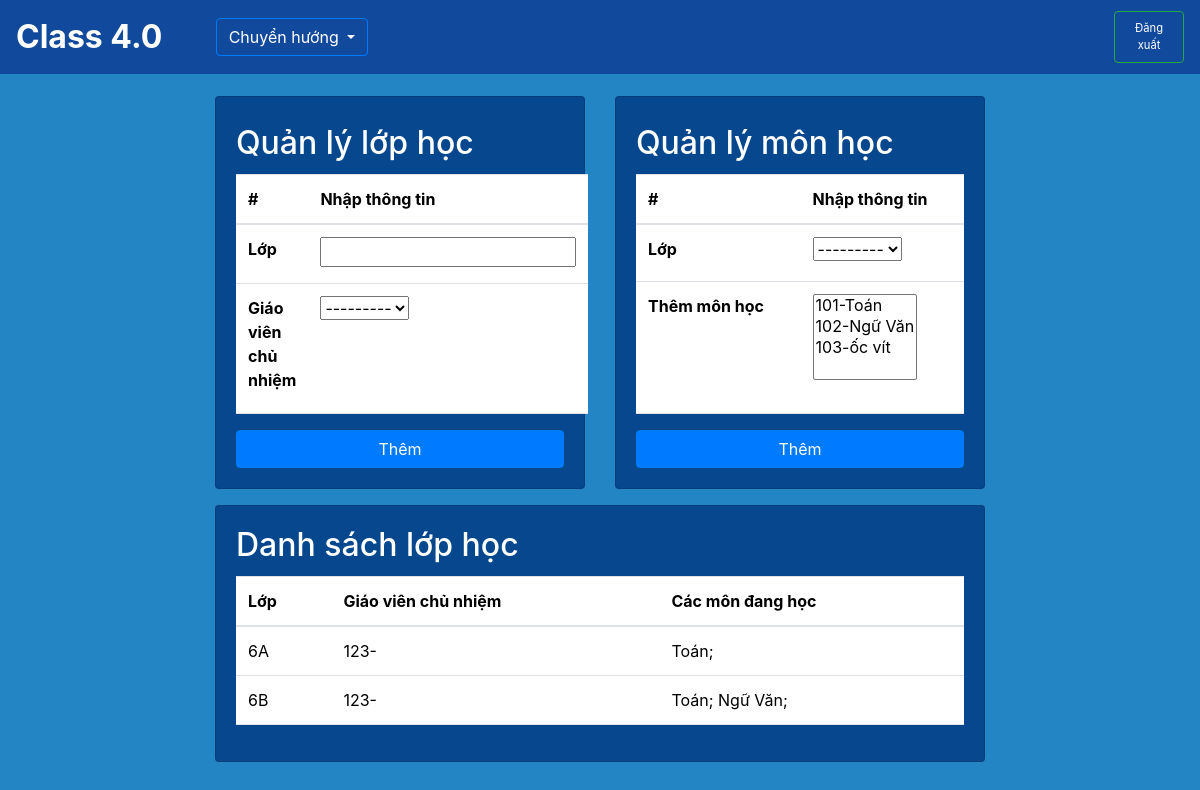
Page /school/classrooms/ on the earlier database version.
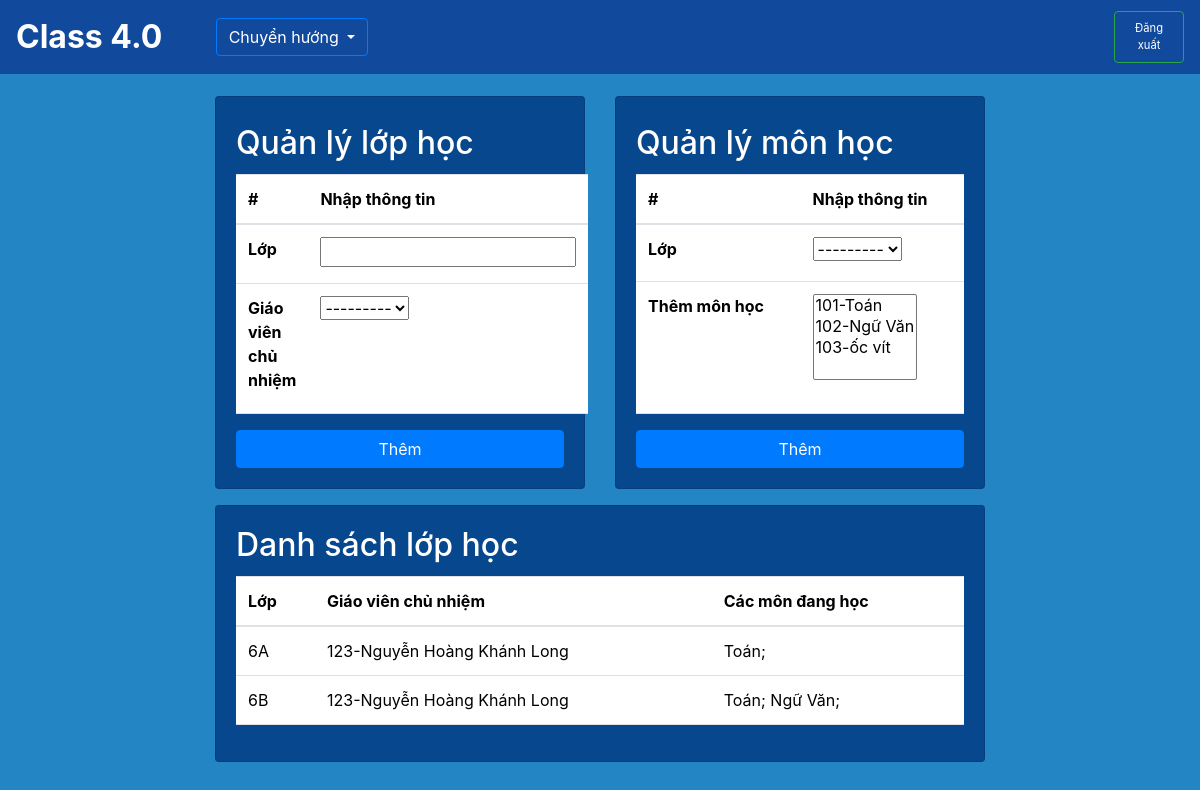
Same page on the later database version.
### SM/models.py (models this page shows)
class Classroom(models.Model):
    name = models.CharField(primary_key=True,max_length=10)
    manager = models.ForeignKey('app_User.Teacher', on_delete=models.CASCADE,related_name='classroom') # 1 lớp chỉ có 1 giáo viên và ngược lại
    def __str__(self):
        return self.name

### app_User/models.py (models this page shows, shortened)
class Teacher(AbstractBaseUser,PermissionsMixin):
    email = models.EmailField(blank = True, default="",unique=True)
    id = models.CharField(max_length=10, unique=True,primary_key=True)
    last_name = models.CharField(max_length = 100,blank =True, default="")
    first_name = models.CharField(max_length = 100,blank =True, default="")
    is_active = models.BooleanField(default=True)
    is_superuser = models.BooleanField(default=False)
    is_staff = models.BooleanField(default=False)
    date_joined = models.DateTimeField(default = timezone.now)
    last_login = models.DateTimeField(default = timezone.now)
    objects = TeacherManager()
    USERNAME_FIELD = 'email'
    EMAIL_FIELD = 'email'
    REQUIRED_FIELDS = ['id'] #id
    class Meta:
        verbose_name = 'Teacher_User'
        verbose_name_plural = 'Teacher_Users'
    def __str__(self):
        return self.id

### SM/views.py (the view)
# urls.py: path('classrooms/', views.add_and_set_classroom, name='smclassroom'),
def add_and_set_classroom(request):
    classrooms = Classroom.objects.all()
    if request.method == 'POST':
        form_Classroom = ClassroomForm(request.POST)
        form_Subject = ClassoomSubjectForm(request.POST)
        if form_Classroom.is_valid():
            action = request.POST.get('action')
            if action == 'addclassroom':
                form_Classroom.save()
                messages.success(request, 'Thêm lớp học thành công!')
                return HttpResponseRedirect(request.path_info)
        elif form_Subject.is_valid():
            action = request.POST.get('action')
            if action == 'setsubject':
                form_Subject.save()
                messages.success(request,'Thành Công')
                return HttpResponseRedirect(request.path_info)
    else:
        form_Classroom = ClassroomForm()
        form_Subject = ClassoomSubjectForm()
    context = {
        'classroom':classrooms,
        'classroomForm': form_Classroom,
        'subjectsForm':form_Subject
    }
    return render(request, 'classrooms.html',context)

### SM/forms.py
class ClassroomForm(forms.ModelForm):
    class Meta:
        model = Classroom
        fields = '__all__'

class ClassoomSubjectForm(forms.ModelForm):
    class Meta:
        model = ClassroomSubject
        fields = '__all__'
        filter_horizontal = ['subject']

### SM/models.py (called while the page is built)
    def __str__(self):
        return f"{self.id}-{self.name}"

### SM/templates/classrooms.html (shortened to what the changed rows need)
{% extends "base.html" %}
{% load static %}
{% block content %}
<div class="row" style="margin-top: 6rem">
    <div class="col-8">
        <div class=row>
            <div class="col-6">
                <div class="card" style="background-color: #07478D">
                    <div class="card-body">
                        <h2 class="card-title text-white" style="margin-top: 2%;">Quản lý lớp học</h2>
                        <form method="POST">
                            <table class="table" style="height:15rem">
                                <thead>
                                <tr>
                                    <th scope="col">#</th>
                                    <th scope="col">Nhập thông tin</th>
                                </tr>
                                </thead>
                                <tbody>
                                    <tr>
                                        <th scope="row">Lớp</th>
                                    </tr>
                                    <tr>
                                        <th scope="row">Giáo viên chủ nhiệm</th>
                                    </tr>
                                </tbody>
                            </table>
                        </form>
                    </div>
                </div>
            </div>
            <div class="col-6">
                <div class="card" style="background-color: #07478D">
                    <div class="card-body">
                        <h2 class="card-title text-white" style="margin-top: 2%;">Quản lý môn học</h2>
                        <form method="POST">
                            <table class="table" style="height:15rem">
                                <thead>
                                <tr>
                                    <th scope="col">#</th>
                                    <th scope="col">Nhập thông tin</th>
                                </tr>
                                </thead>
                                <tbody>
                                    <tr>
                                        <th scope="row">Lớp</th>
                                    </tr>
                                    <tr>
                                        <th scope="row">Thêm môn học</th>
                                    </tr>
                                </tbody>
                            </table>
                        </form>
                    </div>
                </div>
            </div>
        </div>
        <div class="card" style="background-color: #07478D; margin-top: 1rem">
            <div class="card-body">
                <h2 class="card-title text-white" style="margin-top: 0%;">Danh sách lớp học</h2>
                <form method="POST">
                    <table class="table">
                        <thead>
                        <tr>
                            <th scope="col">Lớp</th>
                            <th scope="col">Giáo viên chủ nhiệm</th>
                            <th scope="col">Các môn đang học</th>
                        </tr>
                        </thead>
                        <tbody>
                            {% for classroom in classroom %}
                                <tr>
                                    <td>{{classroom.name}}</td>
                                    <td>{{classroom.manager.id}}-{{classroom.manager.first_name}} {{classroom.manager.last_name}}</td>
                                    <td>
                                        {% for X in classroom.subjects.all %}
                                        {% for subject in X.subject.all %}
                                            {{subject.name}};
                                        {% endfor %}
                                        {% endfor %}
                                    </td>
                                </tr>
                            {% endfor %}
                        </tbody>
                    </table>
                </form>
            </div>
        </div>
    </div>
</div>
{% endblock content %}

Differences in the rows shown:
changed through a linked row, Classroom "6A": manager.first_name (not shown) → "Nguyễn Hoàng Khánh"; manager.last_name (not shown) → "Long"
changed through a linked row, Classroom "6B": manager.first_name (not shown) → "Nguyễn Hoàng Khánh"; manager.last_name (not shown) → "Long"
